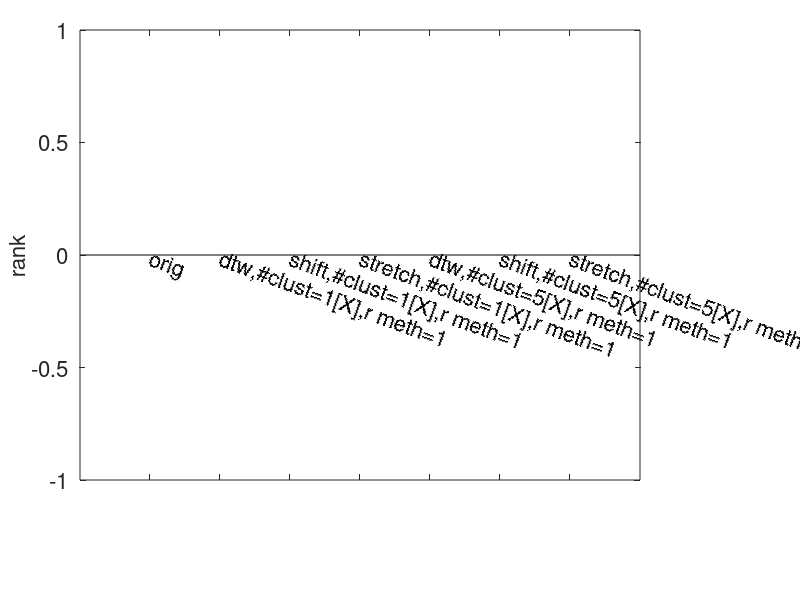
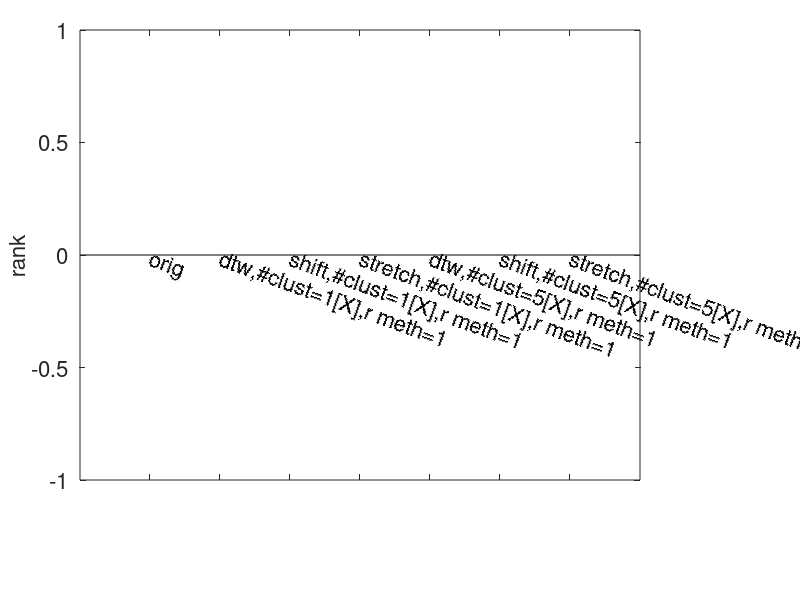
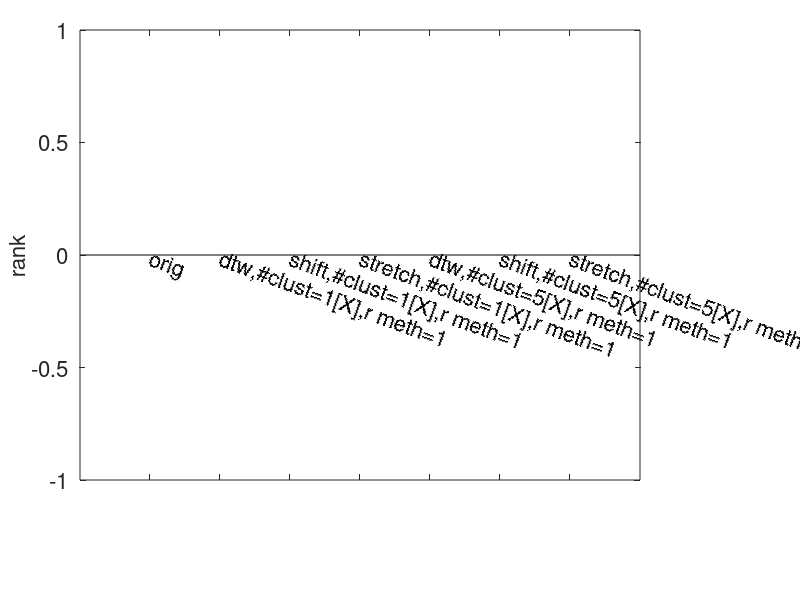
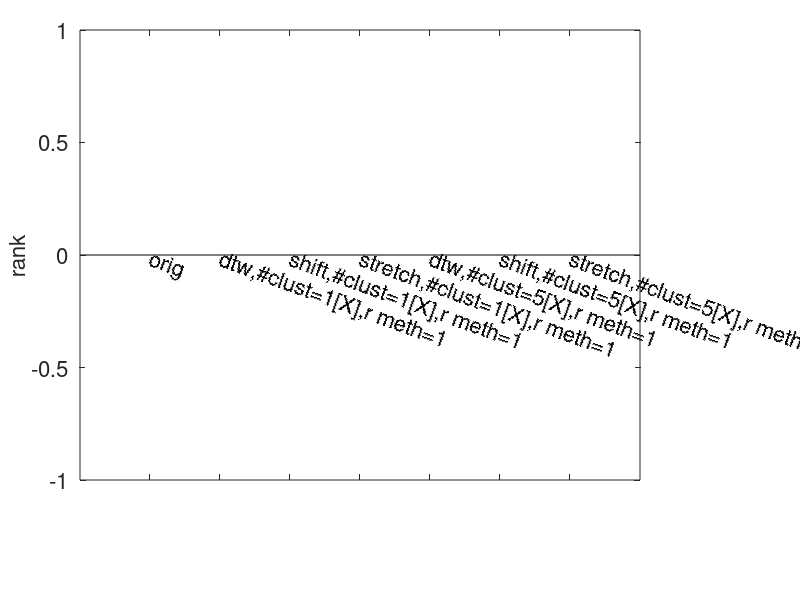

Write MATLAB code to recreate these figures, in order.
%% postcondor_warp: function description
function postcondor_warp()
    input_dir = '~/warp/condor_data/task_miss/condor/do_exp/';

    warp_methods = {'dtw', 'shift', 'stretch'};
    warp_opt = 'num_seg=1';
    cluster_methods = {'kmeans', 'hierarchical', 'hier_affinity', 'kmeans_affinity'};
    num_clusters = [Inf 1 5];
    rank_seg = 1;
    rank_percnetile = 0.8;
    % rank_cluster_methods = [1 2];
    rank_cluster_methods = [1];


    %% =================================
    %% 4sq
    trace_name = '4sq';
    trace_opts = {'loc_type=4', 'num_loc=100,num_rep=1,loc_type=1', 'num_loc=10,num_rep=1,loc_type=1'};

    for toi = 1:length(trace_opts)
        trace_opt = char(trace_opts(toi));
        for ci = 1:length(cluster_methods)
            cluster_method = char(cluster_methods{ci});

            plot_warp_rank(input_dir, trace_name, trace_opt, cluster_method, num_clusters, warp_methods, rank_seg, rank_percnetile, rank_cluster_methods, warp_opt, ['./figs/' trace_name '.' trace_opt '.' cluster_method '.r' num2str(rank_seg) '.' num2str(rank_percnetile)]);
        end
    end
    % return

    %% =================================
    %% p300
    trace_name = 'p300';
    subjects = [1 6];
    sessions = [1];
    img_idces = [0 7 2];

    for subject = subjects
        for session = sessions
            for img_idx = img_idces
                for ci = 1:length(cluster_methods)
                    cluster_method = char(cluster_methods{ci});

                    trace_opt = ['subject=' num2str(subject) ',session=' num2str(session) ',img_idx=' num2str(img_idx)];

                    plot_warp_rank(input_dir, trace_name, trace_opt, cluster_method, num_clusters, warp_methods, rank_seg, rank_percnetile, rank_cluster_methods, warp_opt, ['./figs/' trace_name '.' trace_opt '.' cluster_method '.r' num2str(rank_seg) '.' num2str(rank_percnetile)]);
                end
            end
        end
    end


    %% =================================
    %% other traces
    trace_names = {'abilene', 'geant', 'wifi', '3g', '1ch-csi', 'cister', 'cu', 'multi-ch-csi', 'ucsb', 'umich', 'test_sine_shift', 'test_sine_scale'};
    trace_opt = 'na';

    for trace_name = trace_names
        trace_name = char(trace_name);

        for ci = 1:length(cluster_methods)
            cluster_method = char(cluster_methods{ci});

            plot_warp_rank(input_dir, trace_name, trace_opt, cluster_method, num_clusters, warp_methods, rank_seg, rank_percnetile, rank_cluster_methods, warp_opt, ['./figs/' trace_name '.' trace_opt '.' cluster_method '.r' num2str(rank_seg) '.' num2str(rank_percnetile)]);
        end
    end
end


%% plot_warp_rank: function description
function plot_warp_rank(input_dir, trace_name, trace_opt, cluster_method, num_clusters, warp_methods, rank_seg, rank_percnetile, rank_cluster_methods, warp_opt, figname);

    fh = figure; clf;
    font_size = 16;
    colors   = {'r', 'b', [0 0.8 0], 'm', [1 0.85 0], [0 0 0.47], [0.45 0.17 0.48], 'k'};
    lines    = {'-', '--', '-.', ':'};
    markers  = {'+', 'o', '*', '.', 'x', 's', 'd', '^', '>', '<', 'p', 'h'};


    
    bc = 0;
    ranks = [];
    for nci = 1:length(num_clusters)
        num_cluster = num_clusters(nci);

        for rci = 1:length(rank_cluster_methods)
            rank_cluster_method = rank_cluster_methods(rci);

            if (isinf(num_cluster) || num_cluster == 1) && (rank_cluster_method > 1), continue; end
            rank_opt = ['percentile=' num2str(rank_percnetile) ',num_seg=' num2str(rank_seg) ',r_method=' num2str(rank_cluster_method)];

            for wmi = 1:length(warp_methods)
                warp_method = char(warp_methods(wmi));

                if isinf(num_cluster) && (wmi > 1), continue; end
                if isinf(num_cluster) || num_cluster == 1, 
                    this_cluster_method = 'kmeans';
                else
                    this_cluster_method = cluster_method;
                end

                bc = bc + 1;

                filename = [input_dir trace_name '.' trace_opt '.' this_cluster_method '.c' num2str(num_cluster) '.' warp_method '.' warp_opt '.' rank_opt '.txt'];
                if exist(filename) == 0
                    ranks(bc) = 0;
                    legends{bc} = [warp_method ',#clust=' num2str(num_cluster) '[X],r meth=' num2str(rank_cluster_method)];
                else
                    ranks(bc) = load(filename);
                    legends{bc} = [warp_method ',#clust=' num2str(num_cluster) ',r meth=' num2str(rank_cluster_method)];
                end

                if isinf(num_cluster)
                    legends{bc} = 'orig';
                    base_r = ranks(bc);
                else
                    improve = (base_r - ranks(bc)) / base_r;
                    fprintf([trace_name ',' trace_opt ',' warp_method ',#clust=' num2str(num_cluster) ':' num2str(improve) '\n']);
                end
            end
        end
    end

    %% bar
    bh1 = bar(ranks);
    set(bh1, 'BarWidth', 0.6);

    set(gca, 'FontSize', font_size);
    ylabel('rank', 'FontSize', font_size);

    set(gca, 'XTick', [1:bc]);
    %% rotate x tick
    set(gca, 'XTickLabel', ' ');
    ytics = get(gca, 'YTick');
    y = repmat(0, length(legends), 1) - max(ytics)/50;
    fs = get(gca, 'fontsize');
    hText = text(1:bc, y, legends, 'fontsize', fs);
    set(hText, 'Rotation', -20, 'HorizontalAlignment', 'left');

    % set(gca, 'OuterPosition', [LEFT BOTTOM WIDTH HEIGHT]);  %% normalized value, [0 0 1 1] in default
    set(gca, 'Position', [0.1 0.2 0.7 0.75]);


    print(fh, '-depsc', [figname '.eps']);
end

